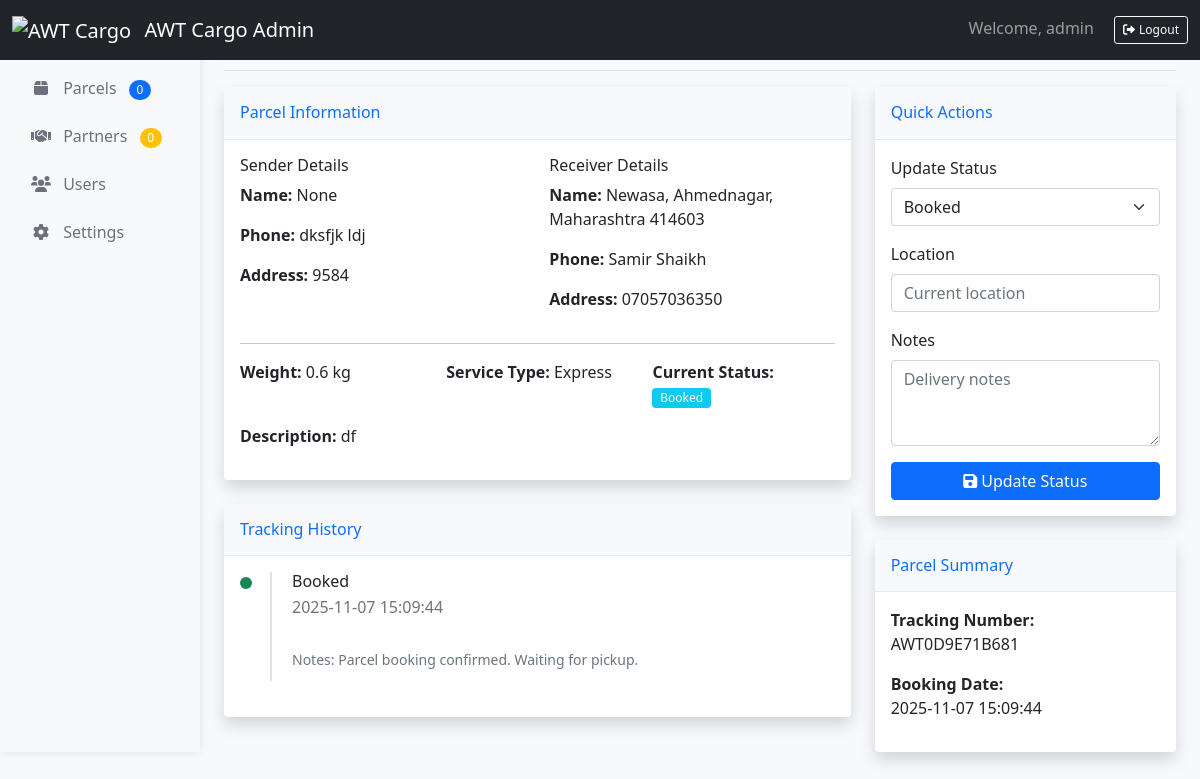
Screenshot of /admin/parcel/AWT0D9E71B681 (signed in) with the database file from the repository.
### tables this page shows
CREATE TABLE parcels (
            id INTEGER PRIMARY KEY AUTOINCREMENT,
            tracking_number TEXT UNIQUE NOT NULL,
            user_id INTEGER,
            sender_name TEXT NOT NULL,
            sender_phone TEXT NOT NULL,
            sender_address TEXT NOT NULL,
            receiver_name TEXT NOT NULL,
            receiver_phone TEXT NOT NULL,
            receiver_address TEXT NOT NULL,
            parcel_weight DECIMAL,
            parcel_description TEXT,
            service_type TEXT,
            status TEXT DEFAULT 'Booked',
            booking_date DATETIME DEFAULT CURRENT_TIMESTAMP,
            estimated_delivery DATE,
            FOREIGN KEY (user_id) REFERENCES users (id)
        );

CREATE TABLE tracking_updates (
            id INTEGER PRIMARY KEY AUTOINCREMENT,
            tracking_number TEXT NOT NULL,
            status TEXT NOT NULL,
            location TEXT,
            update_time DATETIME DEFAULT CURRENT_TIMESTAMP,
            notes TEXT
        );

### app.py (the view)
@app.route('/admin/parcel/<tracking_number>')
@admin_required
def admin_parcel_detail(tracking_number):
    conn = get_db_connection()
    c = conn.cursor()
    c.execute('SELECT * FROM parcels WHERE tracking_number = ?', (tracking_number,))
    parcel = c.fetchone()
    c.execute('SELECT * FROM tracking_updates WHERE tracking_number = ? ORDER BY update_time DESC', (tracking_number,))
    updates = c.fetchall()
    conn.close()
    if parcel:
        return render_template('admin/parcel_detail.html', parcel=parcel, updates=updates)
    else:
        flash('Parcel not found', 'error')
        return redirect(url_for('admin_parcels'))

### app.py (called while the page is built)
def get_db_connection():
    return sqlite3.connect(DB_PATH)

def admin_required(f):
    from functools import wraps
    @wraps(f)
    def decorated_function(*args, **kwargs):
        if 'admin_logged_in' not in session:
            flash('Please login as administrator', 'error')
            return redirect(url_for('admin_login'))
        return f(*args, **kwargs)
    return decorated_function

### templates/admin/parcel_detail.html (shortened to what this page needs)
{% extends "admin/base.html" %}
{% block header_buttons %}
    <div class="btn-group">
        <a href="{{ url_for('admin_parcels') }}" class="btn btn-sm btn-outline-secondary">
        </a>
    </div>
{% endblock %}
{% block content %}
<div class="row">
    <div class="col-lg-8">
        <div class="card shadow mb-4">
            <div class="card-header py-3">
                <h6 class="m-0 font-weight-bold text-primary">Parcel Information</h6>
            </div>
            <div class="card-body">
                <div class="row">
                    <div class="col-md-6">
                        <h6>Sender Details</h6>
                        <p><strong>Name:</strong> {{ parcel[2] }}</p>
                        <p><strong>Phone:</strong> {{ parcel[3] }}</p>
                        <p><strong>Address:</strong> {{ parcel[4] }}</p>
                    </div>
                    <div class="col-md-6">
                        <h6>Receiver Details</h6>
                        <p><strong>Name:</strong> {{ parcel[5] }}</p>
                        <p><strong>Phone:</strong> {{ parcel[6] }}</p>
                        <p><strong>Address:</strong> {{ parcel[7] }}</p>
                    </div>
                </div>
                <hr>
                <div class="row">
                    <div class="col-md-4">
                        <p><strong>Weight:</strong> {{ parcel[9] }} kg</p>
                    </div>
                    <div class="col-md-4">
                        <p><strong>Service Type:</strong> {{ parcel[11]|title }}</p>
                    </div>
                    <div class="col-md-4">
                        <p><strong>Current Status:</strong>
                            <span class="badge
                                {% if parcel[12] == 'Delivered' %}bg-success
                                {% elif parcel[12] == 'In Transit' %}bg-warning
                                {% elif parcel[12] == 'Booked' %}bg-info
                                {% else %}bg-secondary{% endif %}">
                                {{ parcel[12] }}
                            </span>
                        </p>
                    </div>
                </div>
                {% if parcel[10] %}
                <div class="row">
                    <div class="col-12">
                        <p><strong>Description:</strong> {{ parcel[10] }}</p>
                    </div>
                </div>
                {% endif %}
            </div>
        </div>
        <div class="card shadow">
            <div class="card-header py-3">
                <h6 class="m-0 font-weight-bold text-primary">Tracking History</h6>
            </div>
            <div class="card-body">
                {% if updates %}
                <div class="timeline">
                    {% for update in updates %}
                    <div class="timeline-item {% if loop.first %}current{% endif %}">
                        <div class="timeline-marker"></div>
                        <div class="timeline-content">
                            <h6 class="mb-1">{{ update[2] }}</h6>
                            <p class="text-muted mb-1">{{ update[4] }}</p>
                            {% if update[5] %}<br><small class="text-muted">Notes: {{ update[5] }}</small>{% endif %}
                        </div>
                    </div>
                    {% endfor %}
                </div>
                {% else %}
                <p class="text-muted">No tracking updates available.</p>
                {% endif %}
            </div>
        </div>
    </div>
    <div class="col-lg-4">
        <div class="card shadow mb-4">
            <div class="card-header py-3">
                <h6 class="m-0 font-weight-bold text-primary">Quick Actions</h6>
            </div>
            <div class="card-body">
                <form method="POST" action="{{ url_for('update_parcel_status') }}">
                    <div class="mb-3">
                        <label class="form-label">Update Status</label>
                        <select name="status" class="form-select" required>
                            <option value="Booked" {% if parcel[12] == 'Booked' %}selected{% endif %}>Booked</option>
                        </select>
                    </div>
                    <div class="mb-3">
                        <label class="form-label">Location</label>
                        <input type="text" name="location" class="form-control"
                               value="{{ parcel[15] or '' }}" placeholder="Current location">
                    </div>
                    <div class="mb-3">
                        <label class="form-label">Notes</label>
                        <textarea name="notes" class="form-control" rows="3"
                                  placeholder="Delivery notes"></textarea>
                    </div>
                    <button type="submit" class="btn btn-primary w-100">
                        <i class="fas fa-save me-1"></i>Update Status
                    </button>
                </form>
            </div>
        </div>
        <div class="card shadow">
            <div class="card-header py-3">
                <h6 class="m-0 font-weight-bold text-primary">Parcel Summary</h6>
            </div>
            <div class="card-body">
                <p><strong>Tracking Number:</strong><br>{{ parcel[1] }}</p>
                <p><strong>Booking Date:</strong><br>{{ parcel[13] }}</p>
            </div>
        </div>
    </div>
</div>
{% endblock %}

### static/css/admin.css (style rules this page uses)
body { background-color: #f8f9fc; }
.card { border: none; box-shadow: 0 0.15rem 1.75rem 0 rgba(58, 59, 69, 0.15); }
.card .card-header { background-color: #f8f9fc; border-bottom: 1px solid #e3e6f0; }
.badge { font-size: 0.75em; font-weight: 500; }
.btn-group-sm > .btn, .btn-sm { padding: 0.25rem 0.5rem; font-size: 0.75rem; }

### templates/admin/parcel_detail.html (style rules this page uses)
.timeline { position: relative; padding-left: 30px; }
.timeline-item { position: relative; margin-bottom: 20px; }
.timeline-marker { position: absolute; left: -30px; top: 5px; width: 12px; height: 12px; border-radius: 50%; background-color: #6c757d; }
.timeline-item.current .timeline-marker { background-color: #198754; }
.timeline-content { padding-bottom: 10px; border-left: 2px solid #dee2e6; padding-left: 20px; }

### rows the page displays
parcels: sender_name "dksfjk ldj", sender_phone "9584", sender_address "Newasa, Ahmednagar, Maharashtra 414603", receiver_name "Samir Shaikh", receiver_phone "07057036350", parcel_weight "0.6", service_type "Express", status "Booked", parcel_description "df", tracking_number "AWT0D9E71B681", booking_date "2025-11-07 15:09:44"
tracking_updates: status "Booked", update_time "2025-11-07 15:09:44", notes "Parcel booking confirmed. Waiting for pickup."

### other values shown
{{ session.get('admin_username', 'Admin') }} "admin"
{{ parcel[2] }} "None"
